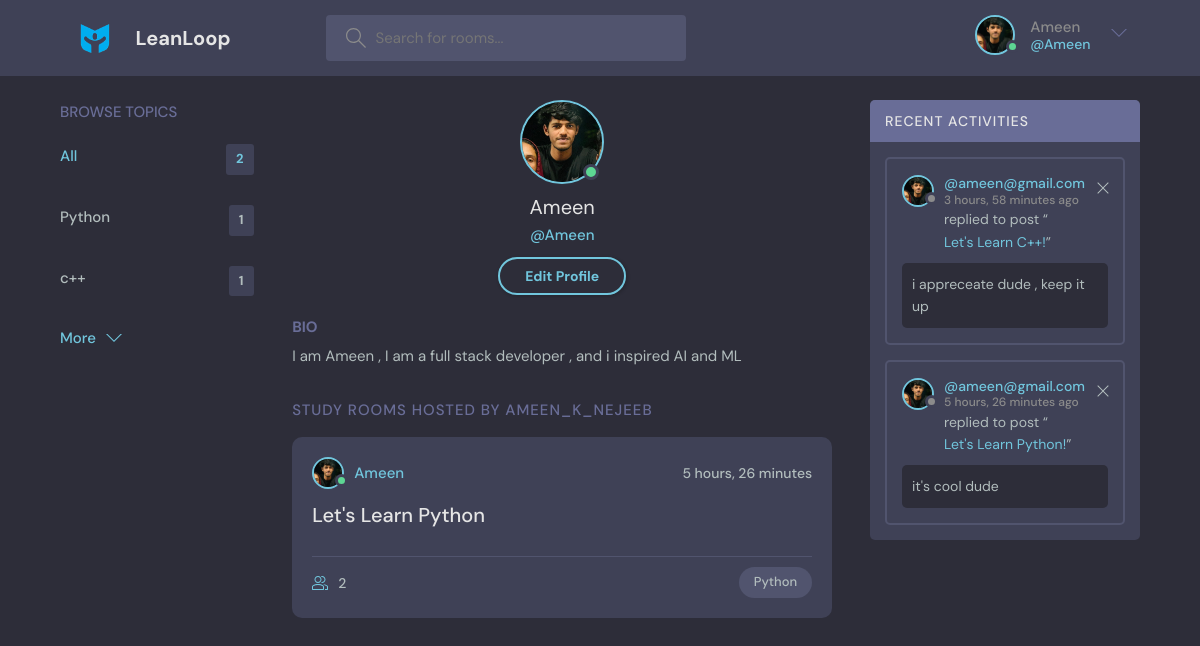
Page /profile/1 (signed in) on the earlier database version.
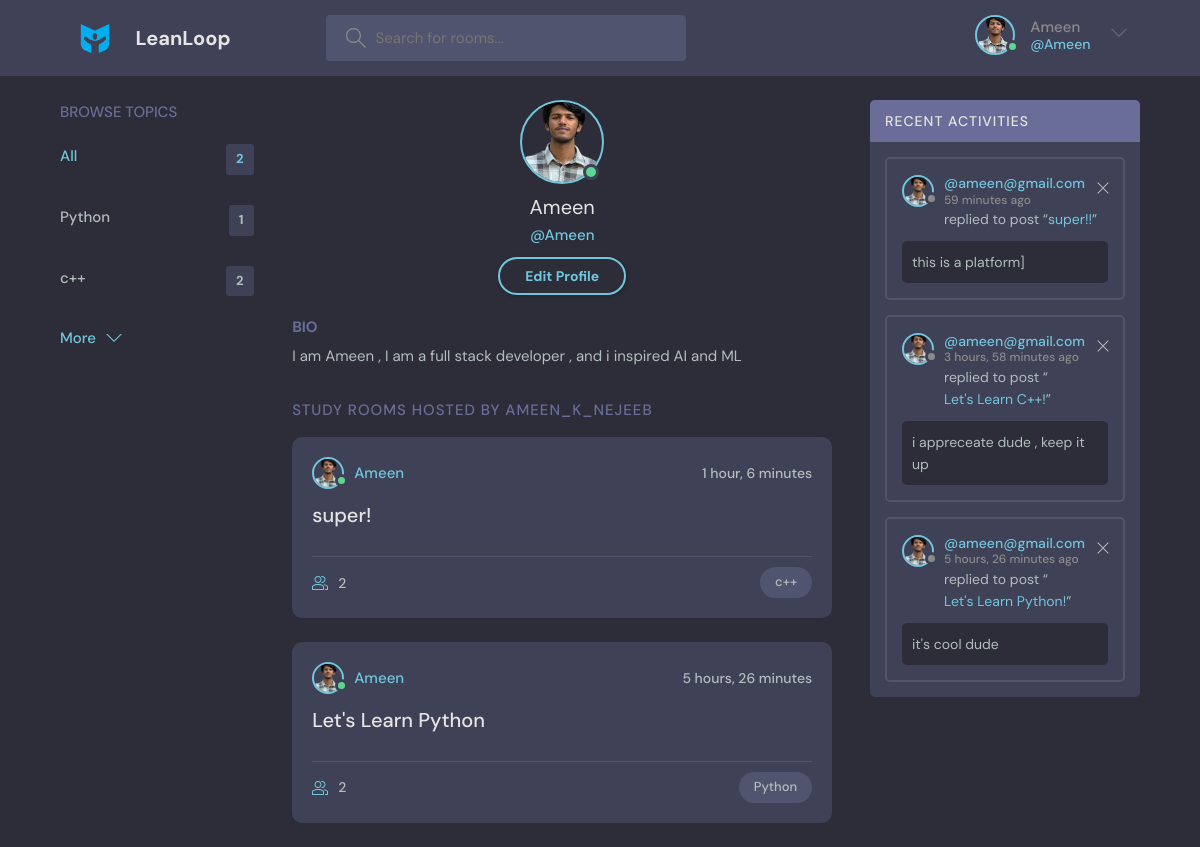
Same page on the later database version.
### base/models.py (models this page shows, shortened)
class User(AbstractUser):
    name = models.CharField(max_length=200, null = True)
    email = models.EmailField(unique=True,null=True)
    bio = models.TextField(null=True)
    avatar = models.ImageField(null=True, default="avatar.svg")
    USERNAME_FIELD = 'email'
    REQUIRED_FIELDS = []

class Topic(models.Model):
    name = models.CharField(max_length=200)

class Room(models.Model):
    host = models.ForeignKey(User, on_delete=models.SET_NULL,null=True)
    topic = models.ForeignKey(Topic, on_delete=models.SET_NULL,null=True)
    name = models.CharField(max_length=200)
    description = models.TextField(null = True, blank=True)
    participants = models.ManyToManyField(User,related_name='participants',blank=True)
    updated = models.DateTimeField(auto_now=True)
    created = models.DateTimeField(auto_now_add=True)
    class Meta:
        ordering = ['-updated' ,'-created']
    def __str__(self):
        return self.name

class Message(models.Model):
    user = models.ForeignKey(User, on_delete=models.CASCADE)
    room = models.ForeignKey(Room, on_delete=models.CASCADE)
    body = models.TextField()
    updated = models.DateTimeField(auto_now=True)
    created = models.DateTimeField(auto_now_add=True)
    class Meta:
        ordering = ['-updated' ,'-created']

### base/views.py (the view)
# urls.py: path("profile/<str:pk>", views.userProfile, name="user-profile"),
@login_required(login_url='/login')
def userProfile (request,pk):
    user = User.objects.get(id=pk)
    rooms = user.room_set.all()
    room_messages = user.message_set.all()
    topics = Topic.objects.all()
    context = {'user':user ,'rooms':rooms , 'room_messages':room_messages ,
               'topics':topics}
    return render(request , 'base/profile.html', context)

### base/templates/base/profile.html
{% extends "main.html" %}
{% block content %}
 <main class="profile-page layout layout--3">
    <div class="container">
      {% include "base/topics_component.html" %}
      <div class="roomList">
        <div class="profile">
          <div class="profile__avatar">
            <div class="avatar avatar--large active">
              <img src="{{request.user.avatar.url}}" />
            </div>
          </div>
          <div class="profile__info">
            <h3>{{user.username}}</h3>
            <p>@{{user.username}}</p>
            {% if request.user == user %}
            <a href="{% url 'update-user' %}" class="btn btn--main btn--pill">Edit Profile</a>
            {% endif %}
          </div>
          <div class="profile__about">
            <h3>Bio</h3>
            <p>{{user.bio}}</p>
          </div>
        </div>
        <div class="roomList__header">
          <div>
            <h2>Study Rooms Hosted by Ameen_k_nejeeb</a>
            </h2>
          </div>
        </div>
        {% include "base/feed_component.html" %}
      </div>
      {% include "base/activity_component.html" %}
    </div>
  </main>
{% endblock content %}

### templates/navbar.html (shortened to what this page needs)
{% load static %}
<header class="header header--loggedIn">
    <div class="container">
      <a href="{% url 'home' %}" class="header__logo">
        <img style=" height: 42px; width: 42px;" src="{% static 'images/logos.png' %}" />
        <h1>LeanLoop</h1>
      </a>
      <form class="header__search" method="GET" action="{% url 'home' %}">
        <label>
          <input name="q" placeholder="Search for rooms..." />
        </label>
      </form>
      <nav class="header__menu">
        {% if request.user.is_authenticated %}
        <div class="header__user">
          <a href="{% url 'user-profile' user.id %}">
            <div class="avatar avatar--medium active">
              <img src="{{request.user.avatar.url}}" />
            </div>
            <p>{{request.user.username}}<span>@{{request.user.username}}</span></p>
          </a>
          <button class="dropdown-button">
            <svg version="1.1" xmlns="http://www.w3.org/2000/svg" width="32" height="32" viewBox="0 0 32 32">
              <title>chevron-down</title>
              <path d="M16 21l-13-13h-3l16 16 16-16h-3l-13 13z"></path>
            </svg>
          </button>
        </div>
        {% else %}
         <a href="{% url 'login' %}">
          <img src="{% static 'images/avatar.svg' %}" />
          <p>Login</p>
        </a>
        {% endif %}
      </nav>
    </div>
  </header>

### base/templates/base/topics_component.html
<div class="topics">
  <div class="topics__header">
    <h2>Browse Topics</h2>
  </div>
  <ul class="topics__list">
    <li>
      <a href="{% url 'home' %}" class="active">All <span>{{topics.count}}</span></a>
    </li>
    {% for topic in topics  %}
    <li>
      <a href="{% url 'home' %}?q={{topic.name}}">{{topic.name}} <span>{{topic.room_set.all.count}}</span></a>
    </li>
  {% endfor %}
  </ul>
  <a class="btn btn--link" href="{% url 'topics' %}">
    More
    <svg version="1.1" xmlns="http://www.w3.org/2000/svg" width="32" height="32" viewBox="0 0 32 32">
      <title>chevron-down</title>
      <path d="M16 21l-13-13h-3l16 16 16-16h-3l-13 13z"></path>
    </svg>
  </a>
</div>

### base/templates/base/feed_component.html (shortened to what this page needs)
{% for room in rooms %}
<div class="roomListRoom">
  <div class="roomListRoom__header">
    <a href="{% url 'user-profile' room.host.id %}" class="roomListRoom__author">
      <div class="avatar avatar--small active">
        <img src="{{room.host.avatar.url}}" />
      </div>
      <span>{{room.host.username}}</span>
    </a>
    <div class="roomListRoom__actions">
      <span>{{room.created|timesince}}</span>
    </div>
  </div>
  <div class="roomListRoom__content">
    <a href="{% url 'room' room.id %}">{{room.name}}</a>
  </div>
  <div class="roomListRoom__meta">
    <a href="{% url 'room' room.id %}" class="roomListRoom__joined">
      {{room.participants.all.count}}
    </a>
    <p class="roomListRoom__topic">{{room.topic.name}}</p>
  </div>
</div>
{% endfor %}

### base/templates/base/activity_component.html
<div class="activities">
  <div class="activities__header">
    <h2>Recent Activities</h2>
  </div>
  {% for message in room_messages %}
  <div class="activities__box">
    <div class="activities__boxHeader roomListRoom__header">
      <a href="{% url 'user-profile' message.user.id %}" class="roomListRoom__author">
        <div class="avatar avatar--small">
          <img src="{{message.user.avatar.url}}" />
        </div>
        <p>
          @{{message.user}}
          <span>{{message.created|timesince}} ago</span>
        </p>
      </a>
      {% if request.user == message.user %}
      <div class="roomListRoom__actions">
        <a href="">
        <a href="{% url 'delete-message' message.id  %}">
          <svg version="1.1" xmlns="http://www.w3.org/2000/svg" width="32" height="32" viewBox="0 0 32 32">
            <title>remove</title>
            <path
              d="M27.314 6.019l-1.333-1.333-9.98 9.981-9.981-9.981-1.333 1.333 9.981 9.981-9.981 9.98 1.333 1.333 9.981-9.98 9.98 9.98 1.333-1.333-9.98-9.98 9.98-9.981z"
            ></path>
          </svg>
        </a>
      </div>
      {% endif %}
    </div>
    <div class="activities__boxContent">
      <p>replied to post “<a href="{% url 'room' message.room.id %}">{{message.room}}!</a>”</p>
      <div class="activities__boxRoomContent">
       {{message.body}}
      </div>
    </div>
  </div>
  {% endfor %}
</div>

Differences in the rows shown:
changed User "Ameen": user.avatar: a different picture
computed for Topic (number 2 of 2 on the later page): room_set.all.count "1" → "2"
added Room: host.avatar (picture), host.username "Ameen", created "1 hour, 6 minutes", name "super!", participants.all.count "2", topic.name "c++"
changed through a linked row, Room "Let's Learn Python": host.avatar: a different picture
added Message: user.avatar (picture), user "ameen@gmail.com", created "59 minutes", room "super!", body "this is a platform]"
changed through a linked row, Message "i appreceate dude , keep it up": user.avatar: a different picture
changed through a linked row, Message "it's cool dude": user.avatar: a different picture
